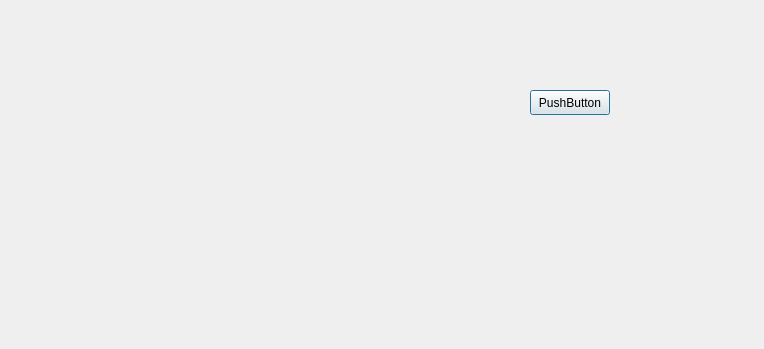
<?xml version="1.0" encoding="UTF-8"?>
<ui version="4.0">
 <class>Dialog</class>
 <widget class="QDialog" name="Dialog">
  <property name="geometry">
   <rect>
    <x>0</x>
    <y>0</y>
    <width>764</width>
    <height>349</height>
   </rect>
  </property>
  <property name="windowTitle">
   <string>Dialog</string>
  </property>
  <widget class="QPushButton" name="pushButton">
   <property name="geometry">
    <rect>
     <x>530</x>
     <y>90</y>
     <width>80</width>
     <height>25</height>
    </rect>
   </property>
   <property name="text">
    <string>PushButton</string>
   </property>
  </widget>
 </widget>
 <resources/>
 <connections/>
</ui>
